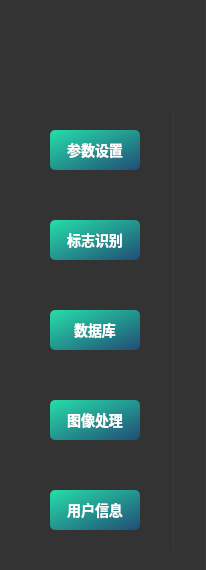
       <widget class="QGroupBox" name="groupBox_2">
        <property name="styleSheet">
         <string notr="true">
QGroupBox {
  background-color: #333333;
  border: none;
  border-right: 1px solid #3b3b3b;
  padding: 20px;
}

QGroupBox::title {
  color: white;
  font-family: &quot;Arial&quot;;
  font-size: 16px;
  font-weight: bold;
  subcontrol-origin: margin;
  subcontrol-position: top left;
  left: 10px;
  top: -12px;
  padding: 0 5px;
  background-color: #333333;
  border-top: 1px solid #3b3b3b;
  border-right: 1px solid #3b3b3b;
  border-bottom: 1px solid #3b3b3b;
  border-top-left-radius: 5px;
  border-top-right-radius: 5px;
}

QGroupBox::indicator {
  width: 0;
  height: 0;
  padding: 0;
  margin: 0;
  border: none;
}

QGroupBox::label {
  border: none;
}
</string>
        </property>
        <layout class="QVBoxLayout" name="verticalLayout_6" stretch="3,7">
         <property name="spacing">
          <number>0</number>
         </property>
         <property name="leftMargin">
          <number>10</number>
         </property>
         <property name="topMargin">
          <number>0</number>
         </property>
         <property name="bottomMargin">
          <number>0</number>
         </property>
         <item>
          <layout class="QVBoxLayout" name="verticalLayout_16" stretch="12,1,0">
           <property name="spacing">
            <number>0</number>
           </property>
           <property name="topMargin">
            <number>0</number>
           </property>
           <property name="bottomMargin">
            <number>22</number>
           </property>
           <item>
            <widget class="QLabel" name="label_6">
             <property name="styleSheet">
              <string notr="true">image: url(:/img/icon/yjtp-modified.png);</string>
             </property>
             <property name="text">
              <string/>
             </property>
            </widget>
           </item>
           <item>
            <widget class="QLabel" name="label_9">
             <property name="styleSheet">
              <string notr="true">image: url(:/img/icon/圆形选中.png);</string>
             </property>
             <property name="text">
              <string/>
             </property>
            </widget>
           </item>
           <item>
            <spacer name="verticalSpacer_2">
             <property name="orientation">
              <enum>Qt::Vertical</enum>
             </property>
             <property name="sizeHint" stdset="0">
              <size>
               <width>20</width>
               <height>40</height>
              </size>
             </property>
            </spacer>
           </item>
          </layout>
         </item>
         <item>
          <widget class="QGroupBox" name="groupBox_7">
           <property name="styleSheet">
            <string notr="true"/>
           </property>
           <property name="title">
            <string/>
           </property>
           <layout class="QVBoxLayout" name="verticalLayout_13">
            <property name="spacing">
             <number>50</number>
            </property>
            <property name="leftMargin">
             <number>0</number>
            </property>
            <property name="topMargin">
             <number>0</number>
            </property>
            <property name="rightMargin">
             <number>13</number>
            </property>
            <property name="bottomMargin">
             <number>0</number>
            </property>
            <item>
             <widget class="QPushButton" name="pushButton_5">
              <property name="styleSheet">
               <string notr="true">QPushButton {
  color: #ffffff; /* 文本颜色 */
  background-color: qlineargradient(x1:0, y1:0, x2:1, y2:1, stop:0 rgba(38, 222, 170), stop:1 rgba(5, 115, 217,0.4)); /* 悬停时的背景渐变 */
  border: none; /* 去除边框 */
  border-radius: 5px; /* 圆角半径 */
  font-size: 14px; /* 文本字号 */
  font-weight: bold; /* 文本加粗 */
  padding: 5px; /* 按钮内边距 */
  min-width: 80px; /* 最小宽度 */
  min-height: 30px; /* 最小高度 */
  font-family: &quot;Microsoft YaHei&quot;;
}

QPushButton:hover {
  background-color: qlineargradient(x1:0, y1:0, x2:1, y2:1, stop:0 rgb(3, 85, 160), stop:1 rgba(3, 85, 160,0.3)); /* 按钮背景渐变 */

}

QPushButton:pressed {
  color: rgb(3, 85, 160); /* 按下时的文本颜色 */
  background-color: #767676; /* 按下时的背景色 */
}
</string>
              </property>
              <property name="text">
               <string>参数设置</string>
              </property>
             </widget>
            </item>
            <item>
             <widget class="QPushButton" name="pushButton">
              <property name="styleSheet">
               <string notr="true">QPushButton {
  color: #ffffff; /* 文本颜色 */
  background-color: qlineargradient(x1:0, y1:0, x2:1, y2:1, stop:0 rgba(38, 222, 170), stop:1 rgba(5, 115, 217,0.4)); /* 悬停时的背景渐变 */
  border: none; /* 去除边框 */
  border-radius: 5px; /* 圆角半径 */
  font-size: 14px; /* 文本字号 */
  font-weight: bold; /* 文本加粗 */
  padding: 5px; /* 按钮内边距 */
  min-width: 80px; /* 最小宽度 */
  min-height: 30px; /* 最小高度 */
  font-family: &quot;Microsoft YaHei&quot;;
}

QPushButton:hover {
  background-color: qlineargradient(x1:0, y1:0, x2:1, y2:1, stop:0 rgb(3, 85, 160), stop:1 rgba(3, 85, 160,0.3)); /* 按钮背景渐变 */

}

QPushButton:pressed {
  color: rgb(3, 85, 160); /* 按下时的文本颜色 */
  background-color: #767676; /* 按下时的背景色 */
}
</string>
              </property>
              <property name="text">
               <string>标志识别</string>
              </property>
             </widget>
            </item>
            <item>
             <widget class="QPushButton" name="pushButton_4">
              <property name="styleSheet">
               <string notr="true">QPushButton {
  color: #ffffff; /* 文本颜色 */
  background-color: qlineargradient(x1:0, y1:0, x2:1, y2:1, stop:0 rgba(38, 222, 170), stop:1 rgba(5, 115, 217,0.4)); /* 悬停时的背景渐变 */
  border: none; /* 去除边框 */
  border-radius: 5px; /* 圆角半径 */
  font-size: 14px; /* 文本字号 */
  font-weight: bold; /* 文本加粗 */
  padding: 5px; /* 按钮内边距 */
  min-width: 80px; /* 最小宽度 */
  min-height: 30px; /* 最小高度 */
  font-family: &quot;Microsoft YaHei&quot;;
}

QPushButton:hover {
  background-color: qlineargradient(x1:0, y1:0, x2:1, y2:1, stop:0 rgb(3, 85, 160), stop:1 rgba(3, 85, 160,0.3)); /* 按钮背景渐变 */

}

QPushButton:pressed {
  color: rgb(3, 85, 160); /* 按下时的文本颜色 */
  background-color: #767676; /* 按下时的背景色 */
}
</string>
              </property>
              <property name="text">
               <string>数据库</string>
              </property>
             </widget>
            </item>
            <item>
             <widget class="QPushButton" name="pushButton_2">
              <property name="styleSheet">
               <string notr="true">QPushButton {
  color: #ffffff; /* 文本颜色 */
  background-color: qlineargradient(x1:0, y1:0, x2:1, y2:1, stop:0 rgba(38, 222, 170), stop:1 rgba(5, 115, 217,0.4)); /* 悬停时的背景渐变 */
  border: none; /* 去除边框 */
  border-radius: 5px; /* 圆角半径 */
  font-size: 14px; /* 文本字号 */
  font-weight: bold; /* 文本加粗 */
  padding: 5px; /* 按钮内边距 */
  min-width: 80px; /* 最小宽度 */
  min-height: 30px; /* 最小高度 */
  font-family: &quot;Microsoft YaHei&quot;;
}

QPushButton:hover {
  background-color: qlineargradient(x1:0, y1:0, x2:1, y2:1, stop:0 rgb(3, 85, 160), stop:1 rgba(3, 85, 160,0.3)); /* 按钮背景渐变 */

}

QPushButton:pressed {
  color: rgb(3, 85, 160); /* 按下时的文本颜色 */
  background-color: #767676; /* 按下时的背景色 */
}
</string>
              </property>
              <property name="text">
               <string>图像处理</string>
              </property>
             </widget>
            </item>
            <item>
             <widget class="QPushButton" name="pushButton_3">
              <property name="styleSheet">
               <string notr="true">QPushButton {
  color: #ffffff; /* 文本颜色 */
  background-color: qlineargradient(x1:0, y1:0, x2:1, y2:1, stop:0 rgba(38, 222, 170), stop:1 rgba(5, 115, 217,0.4)); /* 悬停时的背景渐变 */
  border: none; /* 去除边框 */
  border-radius: 5px; /* 圆角半径 */
  font-size: 14px; /* 文本字号 */
  font-weight: bold; /* 文本加粗 */
  padding: 5px; /* 按钮内边距 */
  min-width: 80px; /* 最小宽度 */
  min-height: 30px; /* 最小高度 */
  font-family: &quot;Microsoft YaHei&quot;;
}

QPushButton:hover {
  background-color: qlineargradient(x1:0, y1:0, x2:1, y2:1, stop:0 rgb(3, 85, 160), stop:1 rgba(3, 85, 160,0.3)); /* 按钮背景渐变 */

}

QPushButton:pressed {
  color: rgb(3, 85, 160); /* 按下时的文本颜色 */
  background-color: #767676; /* 按下时的背景色 */
}
</string>
              </property>
              <property name="text">
               <string>用户信息</string>
              </property>
             </widget>
            </item>
           </layout>
          </widget>
         </item>
        </layout>
       </widget>
